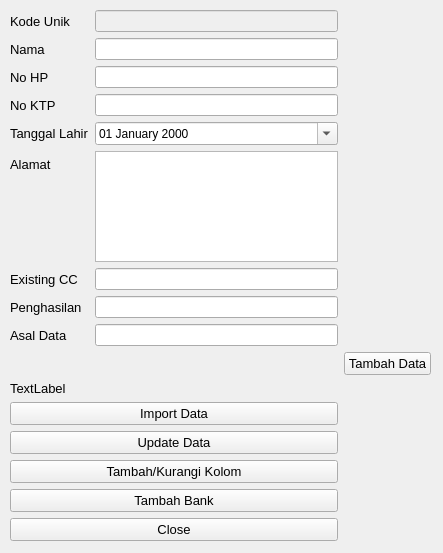
<?xml version="1.0" encoding="UTF-8"?>
<ui version="4.0">
 <class>Form</class>
 <widget class="QWidget" name="Form">
  <property name="geometry">
   <rect>
    <x>0</x>
    <y>0</y>
    <width>443</width>
    <height>553</height>
   </rect>
  </property>
  <property name="windowTitle">
   <string>Form</string>
  </property>
  <widget class="QWidget" name="gridLayoutWidget_2">
   <property name="geometry">
    <rect>
     <x>10</x>
     <y>10</y>
     <width>421</width>
     <height>531</height>
    </rect>
   </property>
   <layout class="QGridLayout" name="gridLayout_2">
    <item row="5" column="0">
     <widget class="QPushButton" name="btn_update">
      <property name="font">
       <font>
        <pointsize>10</pointsize>
       </font>
      </property>
      <property name="text">
       <string>Update Data</string>
      </property>
     </widget>
    </item>
    <item row="8" column="0">
     <widget class="QPushButton" name="btn_clsWin">
      <property name="enabled">
       <bool>true</bool>
      </property>
      <property name="font">
       <font>
        <pointsize>10</pointsize>
       </font>
      </property>
      <property name="text">
       <string>Close</string>
      </property>
     </widget>
    </item>
    <item row="4" column="0">
     <widget class="QPushButton" name="btn_import">
      <property name="font">
       <font>
        <pointsize>10</pointsize>
       </font>
      </property>
      <property name="text">
       <string>Import Data</string>
      </property>
     </widget>
    </item>
    <item row="3" column="0">
     <widget class="QLabel" name="lbl_gap">
      <property name="enabled">
       <bool>true</bool>
      </property>
      <property name="font">
       <font>
        <pointsize>10</pointsize>
       </font>
      </property>
      <property name="text">
       <string>TextLabel</string>
      </property>
     </widget>
    </item>
    <item row="2" column="1">
     <widget class="QPushButton" name="btn_addData">
      <property name="font">
       <font>
        <pointsize>10</pointsize>
       </font>
      </property>
      <property name="text">
       <string>Tambah Data</string>
      </property>
     </widget>
    </item>
    <item row="6" column="0">
     <widget class="QPushButton" name="btn_addCol">
      <property name="font">
       <font>
        <pointsize>10</pointsize>
       </font>
      </property>
      <property name="text">
       <string>Tambah/Kurangi Kolom</string>
      </property>
     </widget>
    </item>
    <item row="1" column="0">
     <layout class="QFormLayout" name="formLayout">
      <item row="0" column="0">
       <widget class="QLabel" name="label">
        <property name="font">
         <font>
          <pointsize>10</pointsize>
         </font>
        </property>
        <property name="text">
         <string>Kode Unik</string>
        </property>
       </widget>
      </item>
      <item row="0" column="1">
       <widget class="QLineEdit" name="uniqueCode">
        <property name="enabled">
         <bool>false</bool>
        </property>
        <property name="font">
         <font>
          <pointsize>9</pointsize>
         </font>
        </property>
        <property name="readOnly">
         <bool>false</bool>
        </property>
       </widget>
      </item>
      <item row="1" column="0">
       <widget class="QLabel" name="label_2">
        <property name="font">
         <font>
          <pointsize>10</pointsize>
         </font>
        </property>
        <property name="text">
         <string>Nama</string>
        </property>
       </widget>
      </item>
      <item row="1" column="1">
       <widget class="QLineEdit" name="in_name">
        <property name="font">
         <font>
          <pointsize>9</pointsize>
         </font>
        </property>
       </widget>
      </item>
      <item row="2" column="0">
       <widget class="QLabel" name="label_3">
        <property name="font">
         <font>
          <pointsize>10</pointsize>
         </font>
        </property>
        <property name="text">
         <string>No HP</string>
        </property>
       </widget>
      </item>
      <item row="2" column="1">
       <widget class="QLineEdit" name="in_phone">
        <property name="font">
         <font>
          <pointsize>9</pointsize>
         </font>
        </property>
       </widget>
      </item>
      <item row="3" column="0">
       <widget class="QLabel" name="label_4">
        <property name="font">
         <font>
          <pointsize>10</pointsize>
         </font>
        </property>
        <property name="text">
         <string>No KTP</string>
        </property>
       </widget>
      </item>
      <item row="3" column="1">
       <widget class="QLineEdit" name="in_id">
        <property name="font">
         <font>
          <pointsize>9</pointsize>
         </font>
        </property>
       </widget>
      </item>
      <item row="4" column="0">
       <widget class="QLabel" name="label_5">
        <property name="font">
         <font>
          <pointsize>10</pointsize>
         </font>
        </property>
        <property name="text">
         <string>Tanggal Lahir</string>
        </property>
       </widget>
      </item>
      <item row="4" column="1">
       <widget class="QDateEdit" name="in_dob">
        <property name="font">
         <font>
          <pointsize>9</pointsize>
         </font>
        </property>
        <property name="displayFormat">
         <string>dd MMMM yyyy</string>
        </property>
        <property name="calendarPopup">
         <bool>true</bool>
        </property>
       </widget>
      </item>
      <item row="5" column="0">
       <widget class="QLabel" name="label_6">
        <property name="font">
         <font>
          <pointsize>10</pointsize>
         </font>
        </property>
        <property name="text">
         <string>Alamat</string>
        </property>
       </widget>
      </item>
      <item row="5" column="1">
       <widget class="QTextEdit" name="in_address">
        <property name="font">
         <font>
          <pointsize>9</pointsize>
         </font>
        </property>
       </widget>
      </item>
      <item row="6" column="0">
       <widget class="QLabel" name="label_7">
        <property name="font">
         <font>
          <pointsize>10</pointsize>
         </font>
        </property>
        <property name="text">
         <string>Existing CC</string>
        </property>
       </widget>
      </item>
      <item row="6" column="1">
       <widget class="QLineEdit" name="in_cc">
        <property name="font">
         <font>
          <pointsize>9</pointsize>
         </font>
        </property>
       </widget>
      </item>
      <item row="7" column="0">
       <widget class="QLabel" name="label_8">
        <property name="font">
         <font>
          <pointsize>10</pointsize>
         </font>
        </property>
        <property name="text">
         <string>Penghasilan</string>
        </property>
       </widget>
      </item>
      <item row="7" column="1">
       <widget class="QLineEdit" name="in_earning">
        <property name="font">
         <font>
          <pointsize>9</pointsize>
         </font>
        </property>
       </widget>
      </item>
      <item row="8" column="0">
       <widget class="QLabel" name="label_9">
        <property name="font">
         <font>
          <pointsize>10</pointsize>
         </font>
        </property>
        <property name="text">
         <string>Asal Data</string>
        </property>
       </widget>
      </item>
      <item row="8" column="1">
       <widget class="QLineEdit" name="in_source">
        <property name="font">
         <font>
          <pointsize>9</pointsize>
         </font>
        </property>
       </widget>
      </item>
     </layout>
    </item>
    <item row="7" column="0">
     <widget class="QPushButton" name="btn_addBank">
      <property name="font">
       <font>
        <pointsize>10</pointsize>
       </font>
      </property>
      <property name="text">
       <string>Tambah Bank</string>
      </property>
     </widget>
    </item>
   </layout>
  </widget>
 </widget>
 <resources/>
 <connections/>
</ui>
